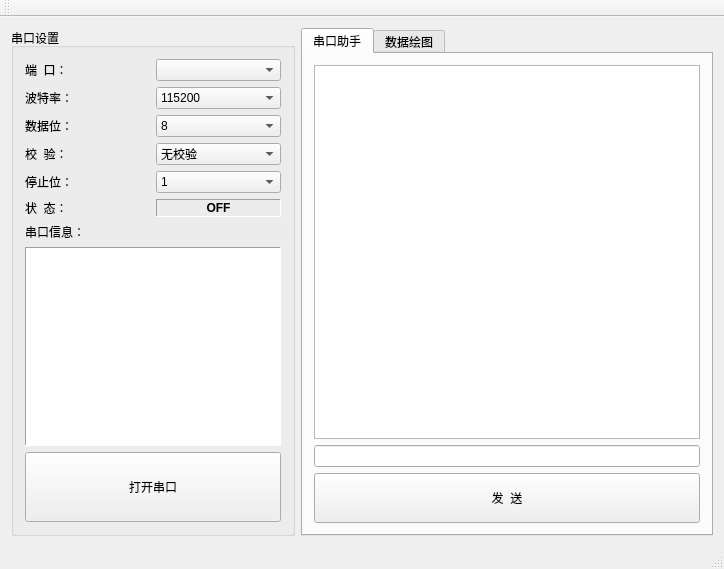
<?xml version="1.0" encoding="UTF-8"?>
<ui version="4.0">
 <class>MainWindow</class>
 <widget class="QMainWindow" name="MainWindow">
  <property name="geometry">
   <rect>
    <x>0</x>
    <y>0</y>
    <width>724</width>
    <height>569</height>
   </rect>
  </property>
  <property name="windowTitle">
   <string>串口数据处理</string>
  </property>
  <widget class="QWidget" name="centralWidget">
   <layout class="QGridLayout" name="gridLayout_2">
    <item row="1" column="0">
     <widget class="QGroupBox" name="groupBox">
      <property name="sizePolicy">
       <sizepolicy hsizetype="Fixed" vsizetype="Expanding">
        <horstretch>0</horstretch>
        <verstretch>0</verstretch>
       </sizepolicy>
      </property>
      <property name="title">
       <string>串口设置</string>
      </property>
      <layout class="QVBoxLayout" name="verticalLayout_6">
       <item>
        <layout class="QVBoxLayout" name="verticalLayout_4">
         <item>
          <layout class="QVBoxLayout" name="verticalLayout">
           <item>
            <layout class="QGridLayout" name="gridLayout">
             <item row="0" column="0">
              <widget class="QLabel" name="label">
               <property name="text">
                <string>端  口：</string>
               </property>
              </widget>
             </item>
             <item row="0" column="1">
              <widget class="QComboBox" name="comboBox_portName"/>
             </item>
             <item row="1" column="0">
              <widget class="QLabel" name="label_2">
               <property name="text">
                <string>波特率：</string>
               </property>
              </widget>
             </item>
             <item row="1" column="1">
              <widget class="QComboBox" name="comboBox_baudRate">
               <item>
                <property name="text">
                 <string>115200</string>
                </property>
               </item>
               <item>
                <property name="text">
                 <string>57600</string>
                </property>
               </item>
               <item>
                <property name="text">
                 <string>38400</string>
                </property>
               </item>
               <item>
                <property name="text">
                 <string>19200</string>
                </property>
               </item>
               <item>
                <property name="text">
                 <string>9600</string>
                </property>
               </item>
               <item>
                <property name="text">
                 <string>4800</string>
                </property>
               </item>
               <item>
                <property name="text">
                 <string>2400</string>
                </property>
               </item>
               <item>
                <property name="text">
                 <string>1200</string>
                </property>
               </item>
              </widget>
             </item>
             <item row="2" column="0">
              <widget class="QLabel" name="label_3">
               <property name="text">
                <string>数据位：</string>
               </property>
              </widget>
             </item>
             <item row="2" column="1">
              <widget class="QComboBox" name="comboBox_dataBits">
               <item>
                <property name="text">
                 <string>8</string>
                </property>
               </item>
               <item>
                <property name="text">
                 <string>7</string>
                </property>
               </item>
               <item>
                <property name="text">
                 <string>6</string>
                </property>
               </item>
               <item>
                <property name="text">
                 <string>5</string>
                </property>
               </item>
              </widget>
             </item>
             <item row="3" column="0">
              <widget class="QLabel" name="label_4">
               <property name="text">
                <string>校  验：</string>
               </property>
              </widget>
             </item>
             <item row="3" column="1">
              <widget class="QComboBox" name="comboBox_parity">
               <item>
                <property name="text">
                 <string>无校验</string>
                </property>
               </item>
               <item>
                <property name="text">
                 <string>奇校验</string>
                </property>
               </item>
               <item>
                <property name="text">
                 <string>偶校验</string>
                </property>
               </item>
              </widget>
             </item>
             <item row="4" column="0">
              <widget class="QLabel" name="label_5">
               <property name="text">
                <string>停止位：</string>
               </property>
              </widget>
             </item>
             <item row="4" column="1">
              <widget class="QComboBox" name="comboBox_stopBits">
               <item>
                <property name="text">
                 <string>1</string>
                </property>
               </item>
               <item>
                <property name="text">
                 <string>2</string>
                </property>
               </item>
              </widget>
             </item>
            </layout>
           </item>
           <item>
            <layout class="QHBoxLayout" name="horizontalLayout">
             <item>
              <widget class="QLabel" name="label_7">
               <property name="text">
                <string>状  态：</string>
               </property>
              </widget>
             </item>
             <item>
              <widget class="QLabel" name="lable_status">
               <property name="font">
                <font>
                 <family>Microsoft YaHei UI</family>
                 <weight>75</weight>
                 <bold>true</bold>
                </font>
               </property>
               <property name="mouseTracking">
                <bool>true</bool>
               </property>
               <property name="frameShape">
                <enum>QFrame::Panel</enum>
               </property>
               <property name="frameShadow">
                <enum>QFrame::Sunken</enum>
               </property>
               <property name="text">
                <string>OFF</string>
               </property>
               <property name="alignment">
                <set>Qt::AlignCenter</set>
               </property>
              </widget>
             </item>
            </layout>
           </item>
           <item>
            <widget class="QLabel" name="label_6">
             <property name="text">
              <string>串口信息：</string>
             </property>
            </widget>
           </item>
           <item>
            <widget class="QTextEdit" name="textEdit_serialInfo">
             <property name="sizePolicy">
              <sizepolicy hsizetype="Expanding" vsizetype="Expanding">
               <horstretch>0</horstretch>
               <verstretch>0</verstretch>
              </sizepolicy>
             </property>
             <property name="font">
              <font>
               <family>System</family>
               <weight>75</weight>
               <bold>true</bold>
              </font>
             </property>
             <property name="autoFillBackground">
              <bool>true</bool>
             </property>
             <property name="frameShape">
              <enum>QFrame::Panel</enum>
             </property>
            </widget>
           </item>
          </layout>
         </item>
         <item>
          <widget class="QPushButton" name="pushButton_open">
           <property name="sizePolicy">
            <sizepolicy hsizetype="Expanding" vsizetype="Fixed">
             <horstretch>0</horstretch>
             <verstretch>0</verstretch>
            </sizepolicy>
           </property>
           <property name="minimumSize">
            <size>
             <width>0</width>
             <height>70</height>
            </size>
           </property>
           <property name="text">
            <string>打开串口</string>
           </property>
          </widget>
         </item>
        </layout>
       </item>
      </layout>
     </widget>
    </item>
    <item row="1" column="1" colspan="2">
     <widget class="QTabWidget" name="tabWidget">
      <property name="minimumSize">
       <size>
        <width>0</width>
        <height>0</height>
       </size>
      </property>
      <property name="currentIndex">
       <number>0</number>
      </property>
      <widget class="QWidget" name="tab">
       <attribute name="title">
        <string>串口助手</string>
       </attribute>
       <layout class="QVBoxLayout" name="verticalLayout_5">
        <item>
         <layout class="QVBoxLayout" name="verticalLayout_2">
          <item>
           <widget class="QTextEdit" name="textEdit_read">
            <property name="font">
             <font>
              <family>System</family>
              <weight>75</weight>
              <bold>true</bold>
             </font>
            </property>
           </widget>
          </item>
          <item>
           <widget class="QLineEdit" name="lineEdit_write">
            <property name="font">
             <font>
              <family>System</family>
              <weight>75</weight>
              <bold>true</bold>
             </font>
            </property>
           </widget>
          </item>
          <item>
           <widget class="QPushButton" name="pushButton_send">
            <property name="minimumSize">
             <size>
              <width>0</width>
              <height>50</height>
             </size>
            </property>
            <property name="text">
             <string>发  送</string>
            </property>
           </widget>
          </item>
         </layout>
        </item>
       </layout>
      </widget>
      <widget class="QWidget" name="tab_2">
       <attribute name="title">
        <string>数据绘图</string>
       </attribute>
       <layout class="QVBoxLayout" name="verticalLayout_7">
        <item>
         <widget class="QCustomPlot" name="qCustomPlot" native="true">
          <property name="sizePolicy">
           <sizepolicy hsizetype="Preferred" vsizetype="Expanding">
            <horstretch>0</horstretch>
            <verstretch>0</verstretch>
           </sizepolicy>
          </property>
         </widget>
        </item>
        <item>
         <widget class="QPushButton" name="pushButton_plot">
          <property name="sizePolicy">
           <sizepolicy hsizetype="Minimum" vsizetype="Fixed">
            <horstretch>0</horstretch>
            <verstretch>0</verstretch>
           </sizepolicy>
          </property>
          <property name="minimumSize">
           <size>
            <width>0</width>
            <height>50</height>
           </size>
          </property>
          <property name="text">
           <string>绘制测试图</string>
          </property>
         </widget>
        </item>
       </layout>
      </widget>
     </widget>
    </item>
   </layout>
  </widget>
  <widget class="QToolBar" name="mainToolBar">
   <attribute name="toolBarArea">
    <enum>TopToolBarArea</enum>
   </attribute>
   <attribute name="toolBarBreak">
    <bool>false</bool>
   </attribute>
  </widget>
  <widget class="QStatusBar" name="statusBar"/>
 </widget>
 <layoutdefault spacing="6" margin="11"/>
 <customwidgets>
  <customwidget>
   <class>QCustomPlot</class>
   <extends>QWidget</extends>
   <header location="global">qcustomplot.h</header>
   <container>1</container>
  </customwidget>
 </customwidgets>
 <resources/>
 <connections/>
</ui>
